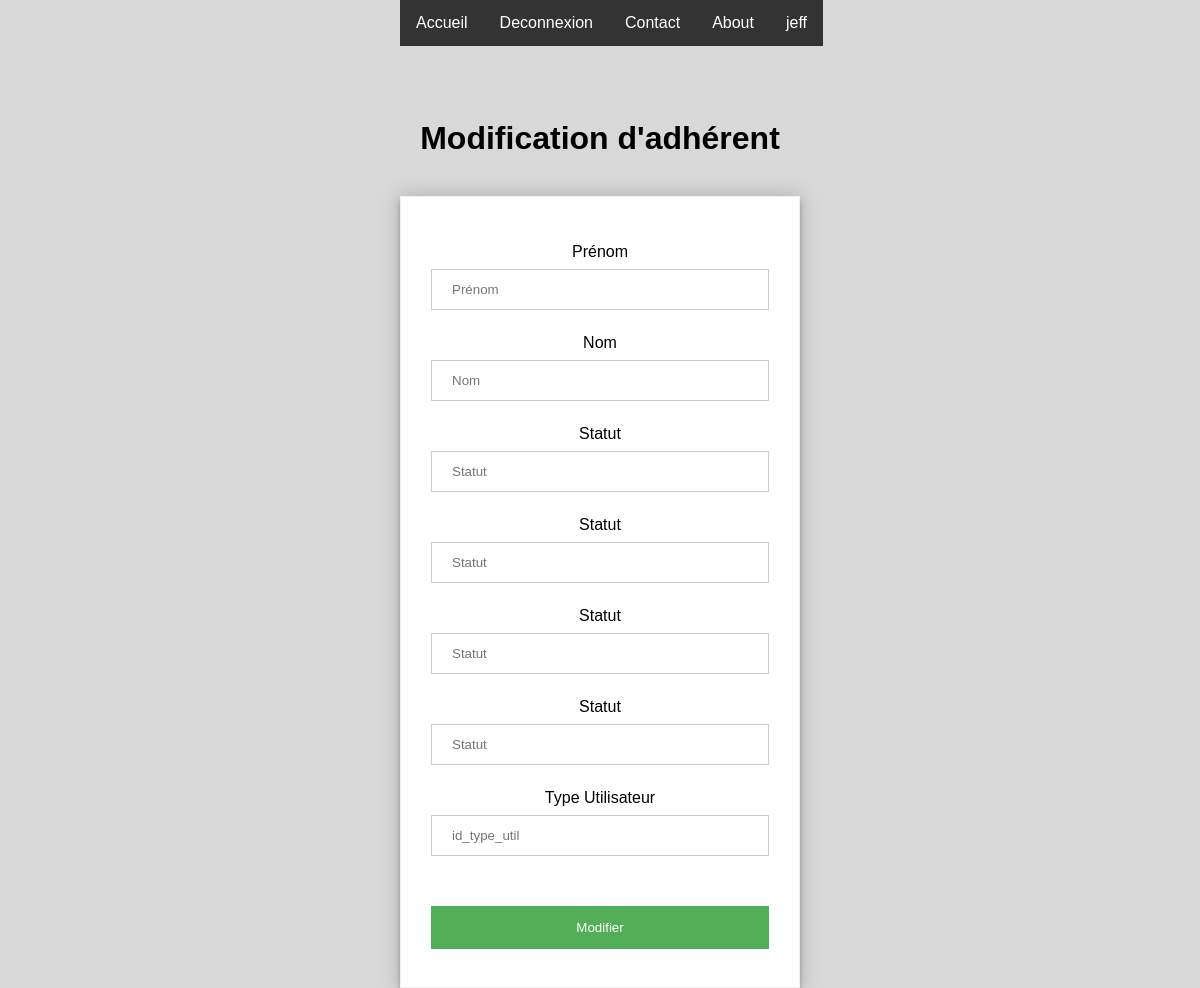
The page /gestion/modification_adherent.php?email=a@a.com (signed in) on the database as committed earlier.
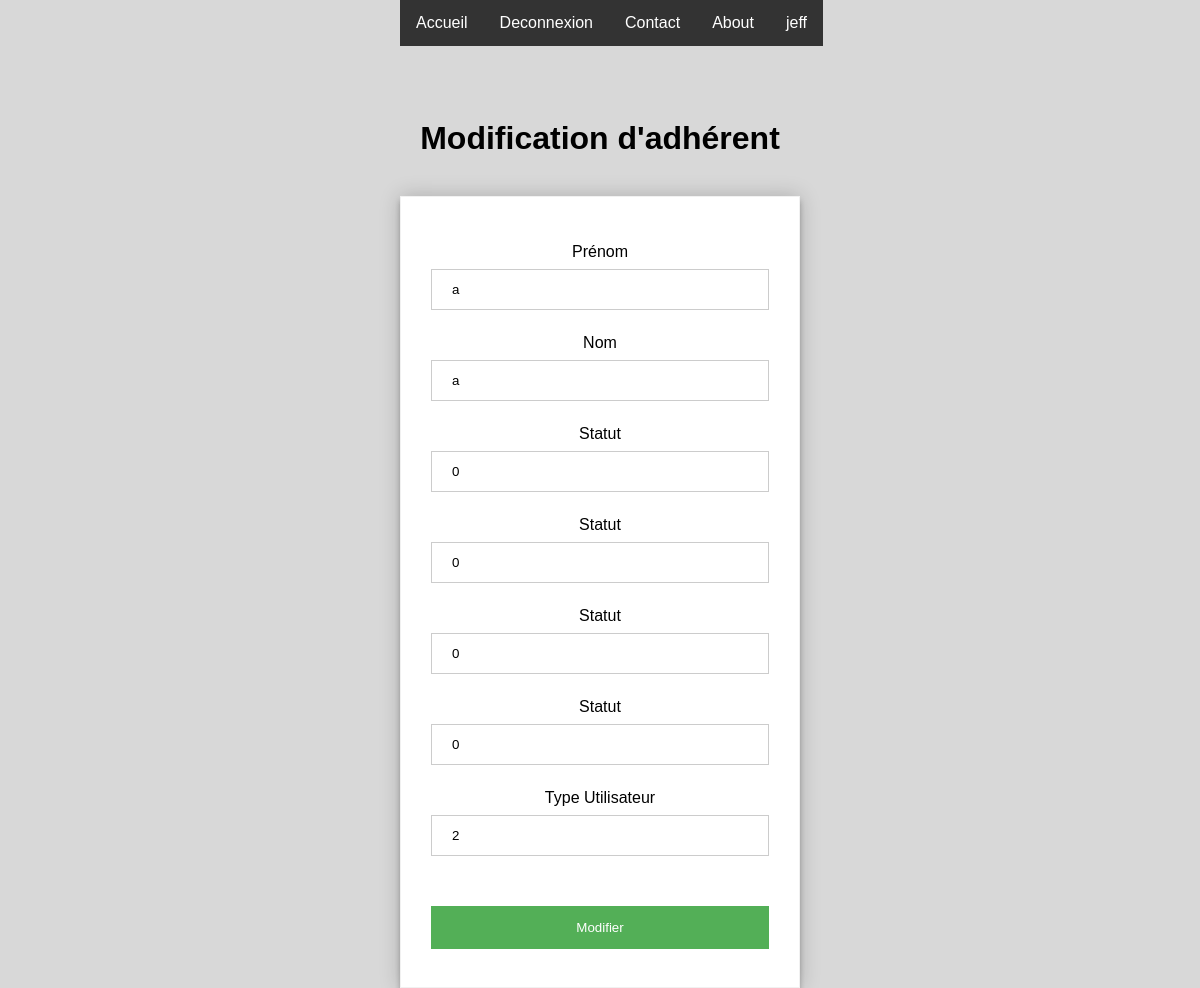
The same page on the database as committed later.
### tables this page shows
CREATE TABLE `utilisateur` (
  `email_util` varchar(50) NOT NULL,
  `password_util` varchar(255) NOT NULL,
  `nom_util` varchar(50) NOT NULL,
  `prenom_util` varchar(50) NOT NULL,
  `statut_util` varchar(1) NOT NULL,
  `matricule_cont` varchar(10) NOT NULL,
  `id_type_util` int(11) NOT NULL
);

### gestion/modification_adherent.php (the view, shortened to what this page needs)
<?php
include '../connexion_dbh.php';
if(isset($_GET["email"])){
    $mail = $_GET["email"];
    if($_SESSION['id_type_util'] == 1){
        $req_recup_info = $dbh->prepare("SELECT * FROM utilisateur WHERE email_util = ?");
        $req_recup_info->execute(array($mail));
        $resultat_req = $req_recup_info->fetch();
    ?>
    <!DOCTYPE html>
    <html lang="fr">
    <head>
        <link rel="stylesheet" href="../css/styles.css" type="text/css" />
    </head>
    <header>
    <div class="menu">
    <ul>
    <li><a  href="../index">Accueil</a></li>
    <?php if(!isset($_SESSION['email_util'])) { ?>
    <li><a class="active" href="../connexion">Connexion</a></li>
    <?php }else{ ?>
    <li><a href="../deconnexion">Deconnexion</a></li>
    <?php } ?>
    <li><a href="../#contact">Contact</a></li>
    <li><a  href="../#about">About</a></li>
    <?php if(isset($_SESSION['email_util'])) { ?>
    <li><a href="../profil?mail=<?php echo $_SESSION['email_util'] ?>"><?php echo $_SESSION['prenom_util']; ?></a></li>
    <?php } ?>
    </ul>
    </div>
    </header>
    <body class="connexion">
    <div class="connexion">
        <center>
          <h1>Modification d'adhérent</h1>
            <br>
            <form method="post">
             <p>Prénom <br><input type="text" name="prenom" placeholder="Prénom" value="<?php if(!empty($resultat_req['prenom_util'])){ echo $resultat_req['prenom_util']; } ?>"require/></p>
             <p>Nom <br><input type="text" name="nom" placeholder="Nom" value="<?php if(!empty($resultat_req['nom_util'])){ echo $resultat_req['nom_util']; } ?>"require/></p>
             <p>Statut <br><input type="text" name="statut" placeholder="Statut" value="<?php echo $resultat_req['statut_util']; ?>"require/></p>
             <p>Statut <br><input type="text" name="statut" placeholder="Statut" value="<?php echo $resultat_req['statut_util']; ?>"require/></p>
             <p>Statut <br><input type="text" name="statut" placeholder="Statut" value="<?php echo $resultat_req['statut_util']; ?>"require/></p>
             <p>Statut <br><input type="text" name="statut" placeholder="Statut" value="<?php echo $resultat_req['statut_util']; ?>"require/></p>
             <p>Type Utilisateur<br><input type="text" name="id_type_util" placeholder="id_type_util" value="<?php if(!empty($resultat_req['id_type_util'])){ echo $resultat_req['id_type_util']; } ?>"require/></p>
             <br>
            <input type="submit" name="submit" value="Modifier" />
            </form>
        </center>
    </div>
    <?php
    }else{
    header('location: ../profil?mail='.$_SESSION['email_util'].'');
    } ?>
    </body>
    </html>
<?php }else{
header('location: ../profil?mail='.$_SESSION['email_util'].'');
}
?>

Rows that differ between the two databases and show on the page:
added utilisateur: prenom "a", nom "a", statut "0", id_type_util "2"
